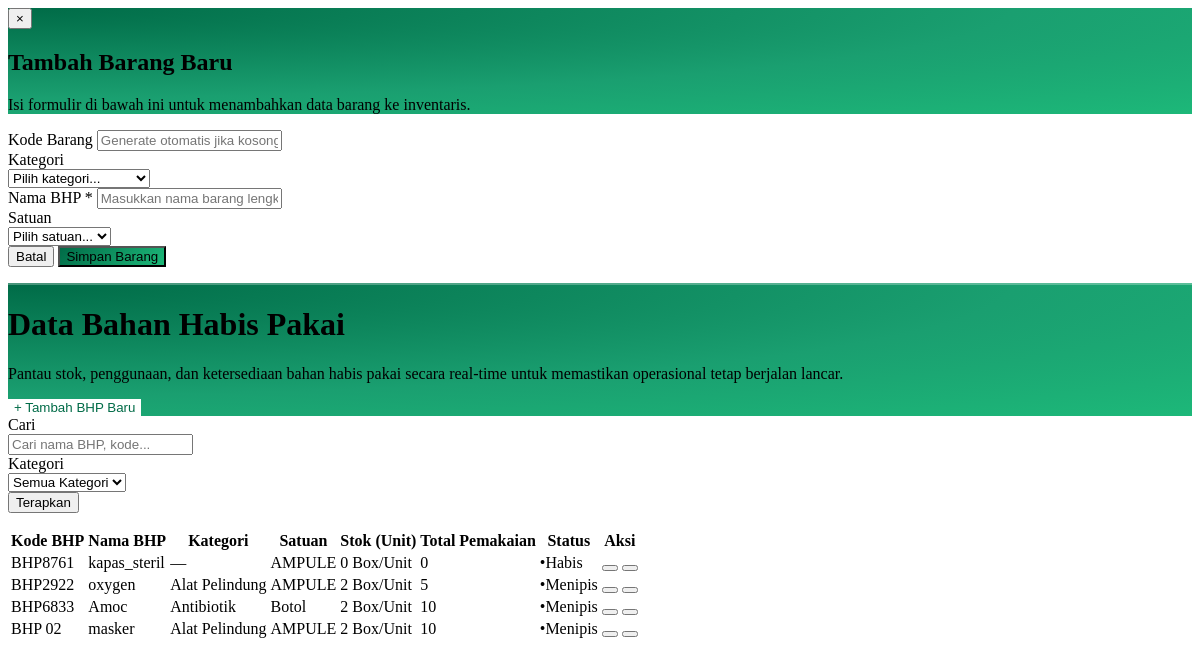
Before: /dokter/contents/data_bhp.php with the older database file.
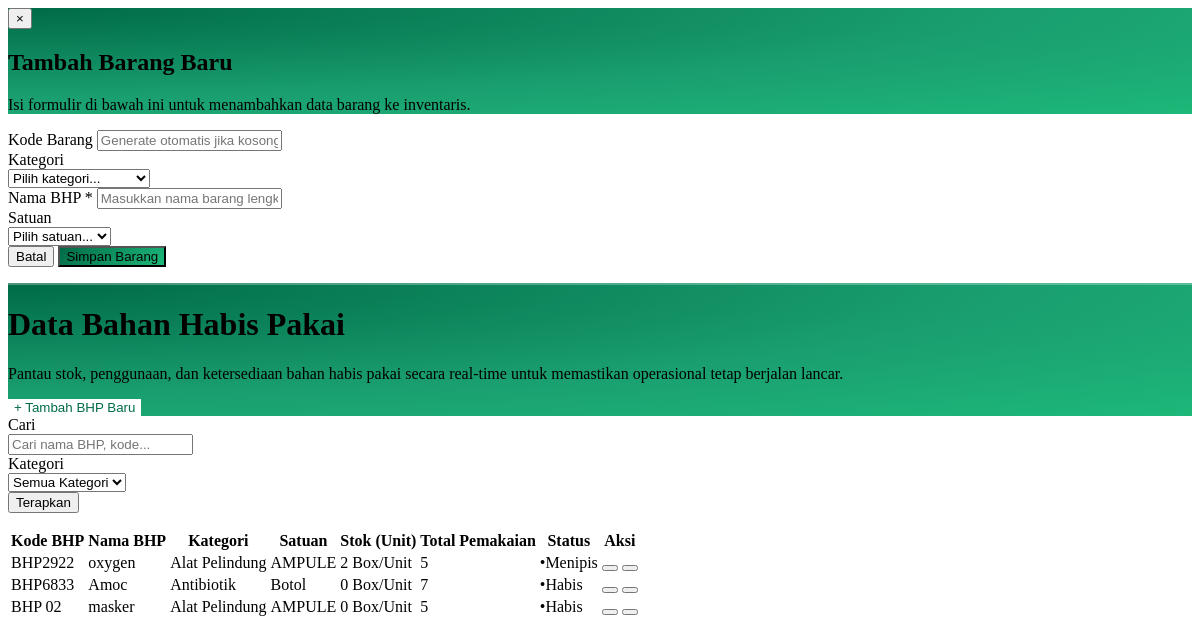
After: the same page with the newer database file.
### tables this page shows
CREATE TABLE `bhp` (
  `id_bhp` int UNSIGNED NOT NULL,
  `Kode_bhp` varchar(20) DEFAULT NULL,
  `Nama_bhp` varchar(100) NOT NULL,
  `Jumlah` int DEFAULT '0',
  `isi_per_stok` int NOT NULL DEFAULT '1',
  `Pemakaian` int NOT NULL DEFAULT '0',
  `id_kategori` int UNSIGNED DEFAULT NULL,
  `id_satuan` int UNSIGNED DEFAULT NULL
);

CREATE TABLE `satuan_bhp` (
  `id_satuan` int UNSIGNED NOT NULL,
  `Nama_satuan` varchar(30) NOT NULL
);

CREATE TABLE `kategori_bhp` (
  `id_kategori` int UNSIGNED NOT NULL,
  `Kode_kategori` varchar(20) DEFAULT NULL,
  `Nama_kategori` varchar(50) NOT NULL
);

### config/database.php (called while the page is built, shortened)
<?php
class Database
{
    private static ?Database $instance = null;
    private PDO $pdo;
    private string $host     = 'localhost';
    private string $dbname   = 'db_poli_gigi';
    private string $username = 'root';
    private string $password = '';
    private string $charset  = 'utf8mb4';
    private function __construct()
    {
        $dsn = "mysql:host={$this->host};dbname={$this->dbname};charset={$this->charset}";
        $options = [
            PDO::ATTR_ERRMODE            => PDO::ERRMODE_EXCEPTION,
            PDO::ATTR_DEFAULT_FETCH_MODE => PDO::FETCH_ASSOC,
            PDO::ATTR_EMULATE_PREPARES   => false,
        ];
        try {
            $this->pdo = new PDO($dsn, $this->username, $this->password, $options);
        } catch (PDOException $e) {
            error_log('[Database] ' . $e->getMessage());
            die(json_encode([
                'status'  => 'error',
                'message' => 'Koneksi database gagal. Silakan coba lagi nanti.'
            ]));
        }
    }
    public static function getInstance(): Database
    {
        if (self::$instance === null) {
            self::$instance = new self();
        }
        return self::$instance;
    }
    public function getConnection(): PDO
    {
        return $this->pdo;
    }
}

### classes/BhpManager.php (called while the page is built, shortened)
<?php
class BhpManager
{
    private PDO $db;
    public function __construct()
    {
        $this->db = Database::getInstance()->getConnection();
    }
    public function getAllBhp(array $filter = []): array
    {
        $where  = [];
        $params = [];
        $sql = 'SELECT b.*, k.Nama_kategori, k.Kode_kategori, s.Nama_satuan
                FROM bhp b
                LEFT JOIN kategori_bhp k ON b.id_kategori = k.id_kategori
                LEFT JOIN satuan_bhp s ON b.id_satuan = s.id_satuan';
        $sql .= ' ORDER BY b.id_bhp DESC';
        if (isset($filter['limit'])) {
            $sql .= ' LIMIT ' . (int)$filter['limit'];
            if (isset($filter['offset'])) {
                $sql .= ' OFFSET ' . (int)$filter['offset'];
            }
        }
        $stmt = $this->db->prepare($sql);
        $stmt->execute($params);
        return $stmt->fetchAll();
    }
}

### dokter/contents/data_bhp.php (the view, shortened to what the changed rows need)
<?php
$mgr       = new BhpManager();
$p      = max(1, (int)($_GET['p'] ?? 1));
$limit  = 10;
$offset = ($p - 1) * $limit;
$filter    = [
  'keyword'     => $_GET['keyword']     ?? '',
  'id_kategori' => $_GET['id_kategori'] ?? '',
  'limit'       => $limit,
  'offset'      => $offset
];
$bhpList      = $mgr->getAllBhp($filter);
$kategoriList = $mgr->getAllKategori();
if (!function_exists('stokStatus')) {
  function stokStatus(int $jumlah, int $Pemakaian): array
  {
    if ($jumlah <= 0)            return ['label' => 'Habis',   'cls' => 'text-red-600',   'dot' => 'text-red-500'];
    if ($jumlah <= $Pemakaian)    return ['label' => 'Menipis', 'cls' => 'text-amber-600', 'dot' => 'text-amber-500'];
    return                               ['label' => 'Aman',   'cls' => 'text-emerald-600', 'dot' => 'text-emerald-500'];
  }
}
?>
<div id="modalBhp"
  class="hidden fixed inset-0 z-[9999] items-center justify-center p-4"
  style="background:rgba(15,23,42,0.45);backdrop-filter:blur(4px);"
  onclick="if(event.target===this)closeBhpModal()">
  <div class="relative w-full max-w-2xl rounded-2xl overflow-hidden shadow-2xl"
    style="background:#fff;animation:bhpModalIn2 .25s cubic-bezier(.34,1.56,.64,1) both;">
    <div class="relative px-7 pt-6 pb-5"
      style="background:radial-gradient(ellipse at 0% 0%,#006B47 0%,#1A9F70 60%,#1DB879 100%);">
      <h2 class="font-bold text-white text-xl leading-tight" id="bhpModalTitle">Tambah Barang Baru</h2>
    </div>
  </div>
</div>
<div class="w-full p-4 sm:p-6 lg:p-8">
  <div class="max-w-[1400px] mx-auto space-y-6 w-full">
    <div class="relative w-full rounded-2xl overflow-hidden mb-2"
      style="background:radial-gradient(ellipse at 0% 0%,#006B47 0%,#1A9F70 60%,#1DB879 100%);">
      <div class="relative z-10 flex flex-col sm:flex-row items-start sm:items-center justify-between gap-6 px-6 py-6 sm:px-8 sm:py-7">
        <div class="flex items-center gap-4 sm:gap-5 min-w-0">
          <div class="flex flex-col gap-1 min-w-0">
            <h1 class="font-display font-bold text-white text-xl sm:text-2xl lg:text-3xl leading-tight">Data Bahan Habis Pakai</h1>
          </div>
        </div>
      </div>
    </div>
    <div class="bg-white border border-slate-200 rounded-2xl shadow-sm flex flex-col">
      <div class="overflow-x-auto w-full relative z-0">
        <table class="w-full text-left whitespace-nowrap">
          <thead>
            <tr class="bg-white text-[11px] uppercase tracking-wider text-slate-400 border-b border-slate-200 font-bold">
              <th class="py-4 px-6">Kode BHP</th>
              <th class="py-4 px-6">Nama BHP</th>
              <th class="py-4 px-6">Kategori</th>
              <th class="py-4 px-6">Satuan</th>
              <th class="py-4 px-6">Stok (Unit)</th>
              <th class="py-4 px-6">Total Pemakaian</th>
              <th class="py-4 px-6">Status</th>
              <th class="py-4 px-6 text-right">Aksi</th>
            </tr>
          </thead>
          <tbody class="text-[13px] font-plex divide-y divide-slate-100 text-slate-600">
            <?php if (empty($bhpList)): ?>
              <tr>
                <td colspan="8" class="px-6 py-14 text-center text-slate-400">
                  <i class="fas fa-box-open text-4xl mb-3 opacity-30 block"></i>
                  <?php echo ($filter['keyword'] || $filter['id_kategori'])
                    ? 'Tidak ada BHP yang cocok dengan filter.'
                    : 'Belum ada data BHP. Klik "+ Tambah BHP Baru" untuk memulai.'; ?>
                </td>
              </tr>
            <?php else: ?>
              <?php
              $katColors = [
                ['bg' => 'bg-emerald-100/50', 'text' => 'text-emerald-600', 'border' => 'border-emerald-100/50'],
                ['bg' => 'bg-amber-100/50',  'text' => 'text-amber-600',  'border' => 'border-amber-100/50'],
                ['bg' => 'bg-blue-100/50',   'text' => 'text-blue-600',   'border' => 'border-blue-100/50'],
                ['bg' => 'bg-purple-100/50', 'text' => 'text-purple-600', 'border' => 'border-purple-100/50'],
                ['bg' => 'bg-rose-100/50',   'text' => 'text-rose-600',   'border' => 'border-rose-100/50'],
              ];
              $katColorMap = [];
              foreach ($kategoriList as $idx => $k) $katColorMap[$k['id_kategori']] = $katColors[$idx % count($katColors)];
              foreach ($bhpList as $bhp):
                $status = stokStatus((int)$bhp['Jumlah'], (int)$bhp['Pemakaian']);
                $col    = $katColorMap[$bhp['id_kategori']] ?? $katColors[0];
              ?>
                <tr class="hover:bg-slate-50/50 transition-colors group bg-white" id="bhp-row-<?php echo $bhp['id_bhp']; ?>">
                  <td class="py-5 px-6 font-semibold text-slate-700"><?php echo htmlspecialchars($bhp['Kode_bhp'] ?? '-'); ?></td>
                  <td class="py-5 px-6 font-semibold text-slate-800"><?php echo htmlspecialchars($bhp['Nama_bhp']); ?></td>
                  <td class="py-5 px-6">
                    <?php if ($bhp['Nama_kategori']): ?>
                      <span class="inline-flex items-center px-3 py-1.5 rounded-md text-[11px] font-bold <?php echo $col['bg'] . ' ' . $col['text'] . ' border ' . $col['border']; ?>">
                        <?php echo htmlspecialchars($bhp['Nama_kategori']); ?>
                      </span>
                    <?php else: ?>
                      <span class="text-slate-300 text-xs">—</span>
                    <?php endif; ?>
                  </td>
                  <td class="py-5 px-6 font-medium text-slate-600"><?php echo $bhp['Nama_satuan'] ? htmlspecialchars($bhp['Nama_satuan']) : '—'; ?></td>
                  <td class="py-5 px-6 font-medium text-slate-600">
                    <span class="font-bold text-slate-700 text-sm"><?php echo number_format((int)$bhp['Jumlah']); ?></span>
                    <span class="text-xs ml-1">Box/Unit</span>
                  </td>
                  <td class="py-5 px-6 font-medium text-slate-500">
                    <div class="font-bold text-emerald-600 text-sm"><?php echo number_format((int)$bhp['Pemakaian']); ?></div>
                  </td>
                  <td class="py-5 px-6">
                    <span class="<?php echo $status['cls']; ?> font-bold text-[11px] tracking-widest uppercase">
                      <span class="<?php echo $status['dot']; ?> mr-1.5 text-[14px] leading-none tracking-normal">&bull;</span><?php echo $status['label']; ?>
                    </span>
                  </td>
                  <td class="py-5 px-6 text-right">
                    <div class="flex items-center justify-end gap-2">
                      <button onclick="editBhp(<?php echo htmlspecialchars(json_encode($bhp), ENT_QUOTES); ?>)"
                        class="text-blue-600 hover:text-blue-800 hover:bg-blue-50 w-8 h-8 flex items-center justify-center rounded-lg transition-colors border border-blue-100/50 bg-white shadow-sm" title="Edit">
                      </button>
                      <button onclick="deleteBhp(<?php echo $bhp['id_bhp']; ?>, '<?php echo htmlspecialchars($bhp['Nama_bhp'], ENT_QUOTES); ?>')"
                        class="text-red-500 hover:text-red-700 hover:bg-red-50 w-8 h-8 flex items-center justify-center rounded-lg transition-colors border border-red-100/50 bg-white shadow-sm" title="Hapus">
                      </button>
                    </div>
                  </td>
                </tr>
              <?php endforeach; ?>
            <?php endif; ?>
          </tbody>
        </table>
      </div>
    </div>
  </div>
</div>

Changed rows visible on the page:
removed bhp: Kode_bhp "BHP8761", Nama_bhp "kapas_steril", id_satuan.Nama_satuan "AMPULE", Jumlah "0", Pemakaian "0", Jumlah+Pemakaian "Habis"
changed bhp "BHP6833": Jumlah "2" → "0"; Pemakaian "10" → "7"; Jumlah+Pemakaian "Menipis" → "Habis"
changed bhp "BHP 02": Jumlah "2" → "0"; Pemakaian "10" → "5"; Jumlah+Pemakaian "Menipis" → "Habis"
